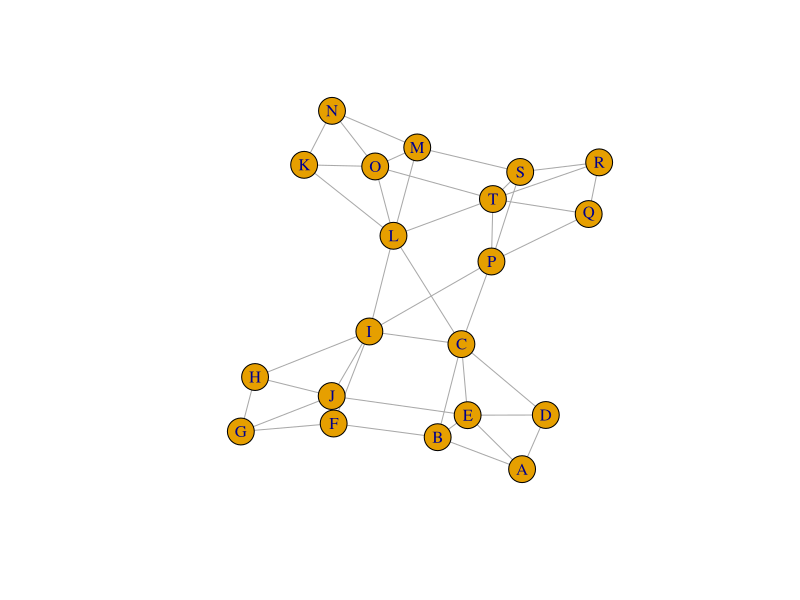
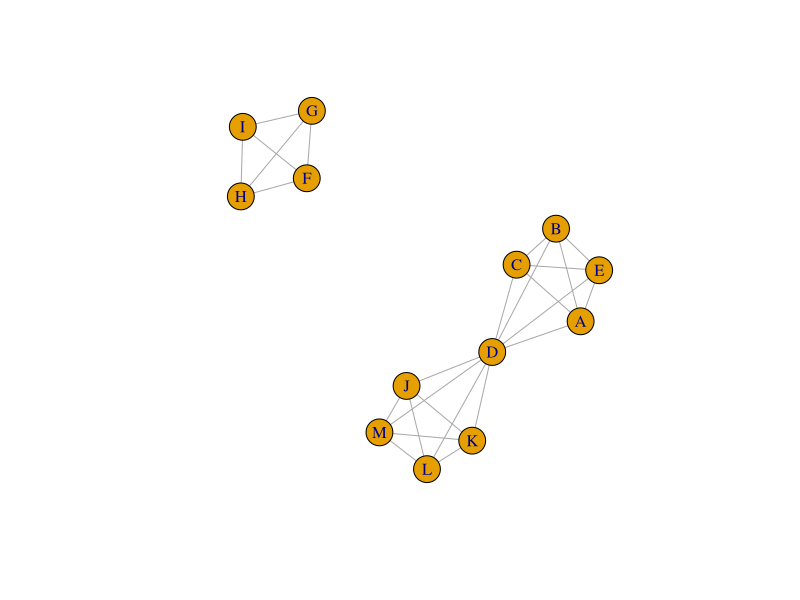

Here is the R script that generated these plots, in order:
library(igraph)
g <- make_graph( ~ A-B-C-D-A, E-A:B:C:D,
                 F-G-H-I-F, J-F:G:H:I,
                 K-L-M-N-K, O-K:L:M:N,
                 P-Q-R-S-P, T-P:Q:R:S,
                 B-F, E-J, C-I, L-T, O-T, M-S,
                 C-P, C-L, I-L, I-P)

plot(g)


g <- make_graph( ~ A-B-C-D-A)
g <- make_graph( ~ E-A:B:C:D, A-C:B:D, C-B:D, D-B)
g <- make_graph( ~ E-A:B:C:D, A-C:B:D, C-B:D, D-B
                 , F-G:H:I, G-H:I, H-I
                 , J-K:L:M, K-L:M, L-M
                 , D-L:J:M:K)
plot(g)
